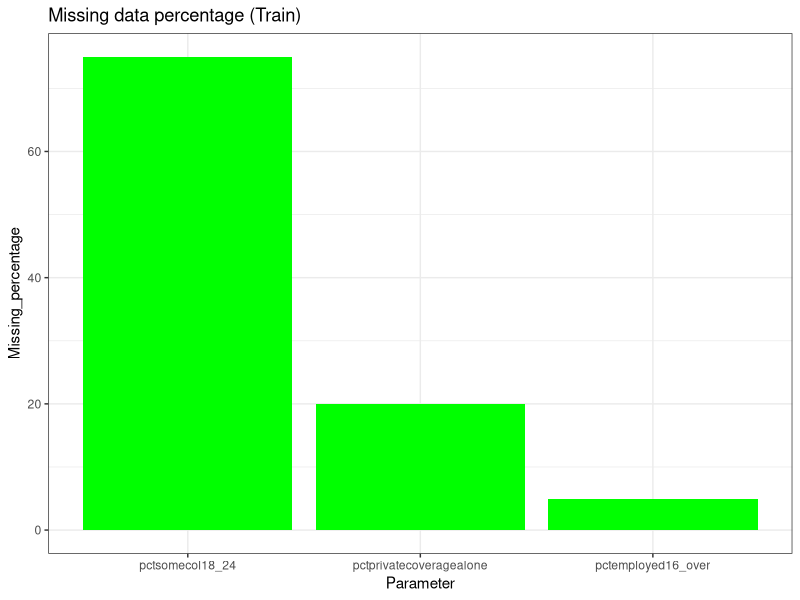

Recreate this plot in R.
library(ggplot2)



cancer_data = read.csv('cancer_reg.csv')


sum(is.na(cancer_data$avganncount))

##################################Missing Values Analysis###############################################
missing_val = data.frame(apply(cancer_data,2,function(x){sum(is.na(x))}))
missing_val$Columns = row.names(missing_val)
names(missing_val)[1] =  "Missing_percentage"
missing_val$Missing_percentage = (missing_val$Missing_percentage/nrow(cancer_data)) * 100
missing_val = missing_val[order(-missing_val$Missing_percentage),]
row.names(missing_val) = NULL
missing_val = missing_val[,c(2,1)]
write.csv(missing_val, "Missing_perc.csv", row.names = F)

ggplot(data = missing_val[1:3,], aes(x=reorder(Columns, -Missing_percentage),y = Missing_percentage))+
   geom_bar(stat = "identity",fill = "green")+xlab("Parameter")+
   ggtitle("Missing data percentage (Train)") + theme_bw()
